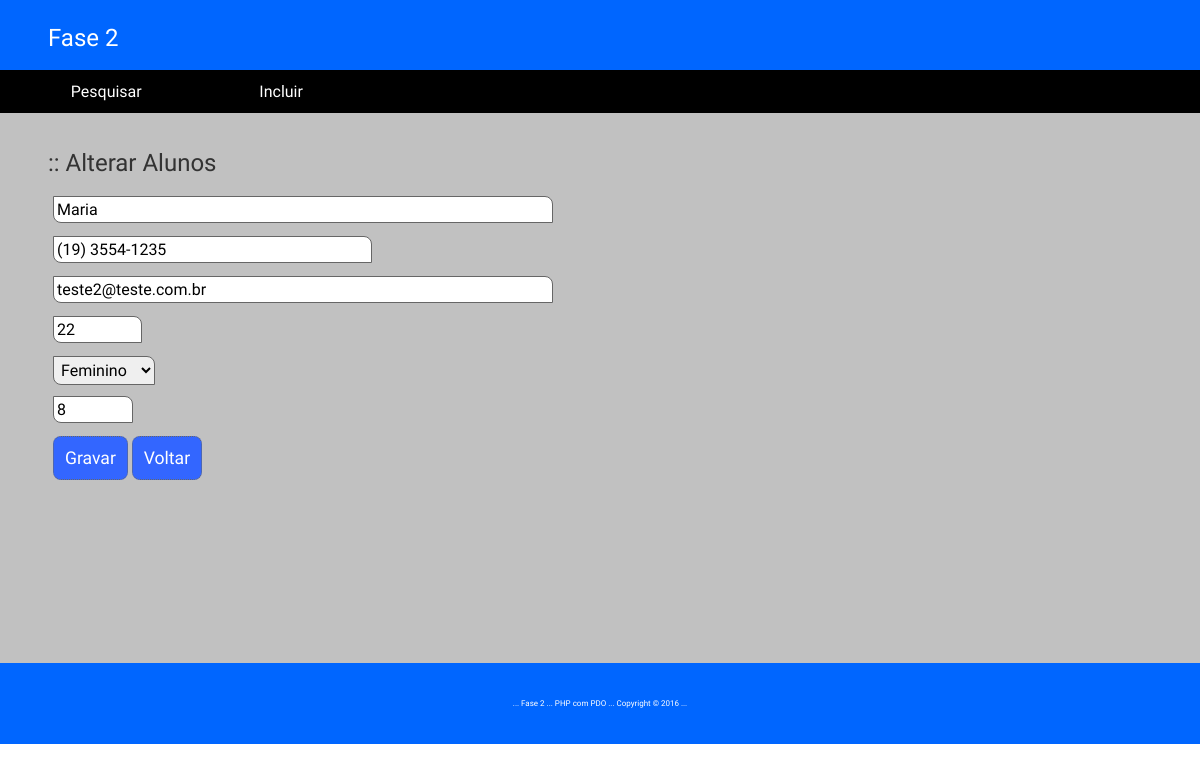
The app's page /index.php?op=ALT&cod=2 with its own data.
### tables this page shows
CREATE TABLE IF NOT EXISTS alunos (
  id int(11) NOT NULL AUTO_INCREMENT primary key,
  nome varchar(255) NOT NULL,
  fone varchar(30),
  email varchar(255),
  idade int(3),
  sexo char(1),
  nota int(11)
);

### classes/Alunos.php (called while the page is built, shortened)
<?
class Alunos {
	private $db;
	private $id;
	public function __construct(\PDO $db){
		$this->db = $db;
	}
	public function Pesquisar($tipo) {
		if ($tipo == "all") {
			$query = "SELECT * FROM alunos ORDER BY nome";
			$stmt = $this->db->query($query);
			if (!$stmt->execute()) {
				echo "<script>alert('Problemas com o a pesquisa!!!');</script>";
				return false;
			} else {
				return $stmt->fetchAll(\PDO::FETCH_ASSOC);
			}
		} elseif ($tipo == "single") {
			$query = "SELECT * FROM alunos WHERE id = :id";
			$stmt = $this->db->prepare($query);
			$stmt->bindValue(':id', $this->getId());
			if (!$stmt->execute()) {
				echo "<script>alert('Problemas com o Registro!!!');</script>";
				return false;
			} else {
				return $stmt->fetch(\PDO::FETCH_ASSOC);
			}
		} else {
			return false;
		}
	}
	public function getId()
	{
	    return $this->id;
	}
	public function setId($id)
	{
	    $this->id = $id;
	    return $this;
	}
}
?>

### index.php (the view, shortened to what this page needs)
<?php
require_once "classes/Alunos.php";
try
{
	$conexao = new \PDO("mysql:host=localhost;dbname=aula","root","");
} 	catch(\PDOExeption $e) {
		die("Problemas com a conexao - Erro : ".$e->getCode()." - ".$e->getMessage());
}
if (isset($_GET['op'])) {
	$op = $_GET['op'];
	$alunos = new Alunos($conexao);
	if ($op == 'ALT') {
		$cod = $_GET['cod'];
		$alunos->setID($cod);
		$dados = $alunos->Pesquisar('single');
	} elseif ( $op == 'EXC') {
		$cod = $_GET['cod'];
		$alunos->setID($cod);
		$alunos->Excluir();
		echo "<script>window.location.href='index.php?op=PES';</script>";
	}
} else {
	$cod = 0;
}
?>
<!DOCTYPE html>
<html lang="pt-br">
<head>
	<link rel="stylesheet" href="css/style.css" />
</head>
<body>
	<header class="myCabecalho">
		<h2>Fase 2</h2>
	</header>
	<nav class="myMenu">
		<div class="opcoes"><a href="<?=$_SERVER['PHP_SELF']?>?op=PES">Pesquisar</a></div>
		<div class="opcoes"><a href="<?=$_SERVER['PHP_SELF']?>?op=INC">Incluir</a></div>
	</nav>
	<main class="myMain">
		<?
		if (isset($_GET['op'])) {
			if ($_GET['op'] != 'PES') {
				if ($_GET['op'] == 'INC') {
					echo "<h2>:: Incluir Alunos</h2><br>";
				} elseif ($_GET['op'] == 'ALT') {
					echo "<h2>:: Alterar Alunos</h2><br>";
				}
				?>
				<form id="frm-alunos" name="frm-alunos" method="post" action="<?=$_SERVER['PHP_SELF']?>?op=<?=$op?>&cod=<?=$cod?>">
					<ul>
						<li>
							<input name="nome" id="nome" size="50" type="text" placeholder="Nome..." required autofocus value="<?=($op != 'INC' ? $dados['nome'] : "")?>" />
						</li>
						<li>
							<input name="fone" id="fone" size="30" type="text" placeholder="Fone..." value="<?=($op != 'INC' ? $dados['fone'] : "")?>" />
						</li>
						<li>
							<input name="email" id="email" size="50" type="email" placeholder="E-Mail..." required value="<?=($op != 'INC' ? $dados['email'] : "")?>" />
						</li>
						<li>
							<input name="idade" id="idade" size="5" type="number" placeholder="Idade" maxlength="3" max='150' min='1' value="<?=($op != 'INC' ? $dados['idade'] : "")?>"  />
						</li>
						<li>
							<select name="sexo" id="sexo" placeholder="Sexo" >
								<option value="F" <? if ($op != 'INC' && $dados['sexo'] == 'F') { ?> selected <? } ?> >Feminino</option>
							</select>
						</li>
						<li>
							<input name="nota" id="nota" size="3" type="number" placeholder="Nota" max='10' min='0' required value="<?=($op != 'INC' ? $dados['nota'] : "")?>" />
						</li>
						<li>
							<button class="btn" type="submit" value="654321" name="btn-grava" id="btn-grava">
								Gravar
							</button>
							<button class="btn" type="button" name="btn-voltar" id="btn-voltar" onclick="location.href='index.php?op=PES'">
								Voltar
							</button>
						</li>
					</ul>
				</form>
			<? } } ?>
	</main>
	<footer class="myRodape">
		<div class="copy">... Fase 2 ... PHP com PDO ... Copyright &copy; 2016 ...</div>
	</footer>
</body>
</html>

### css/style.css (style rules this page uses)
* { margin: 0; padding: 0; font-size:100%; font-family: 'Droid Sans', sans-serif; font-weight:normal; box-sizing:border-box; border:none; outline:none; }
ul { list-style:none; }
a { text-decoration:none; }
h2 { font-size: 1.5em; color: #333; }
.myCabecalho { width: 100%; float: left; height: 70px; padding: 2% 4%; background-color: #06F; color: #fff; }
.myCabecalho h2 { font-size: 1.5em; color: #fff; }
.myMenu { width: 100%; float: left; height: auto; padding: 1%; background-color: #000; color: #fff; display: block; }
.myMenu .opcoes { width: auto; padding-left: 5%; padding-right: 5%; float: left; }
.myMenu .opcoes a { text-decoration: none; color: #fff; }
.myMain { width: 100%; float: left; min-height: 550px; height: 100%; padding: 3% 4%; background-color: #c1c1c1; }
.myMain ul { width: 100%; float: left; }
.myMain ul li { width:100%; padding: 0 5px 0 5px; height: 30px; float: left; margin-bottom: 10px; }
.myMain input, select { padding: 3px; border:1px groove #666; border-radius: 0 8px; }
.myRodape { width: 100%; float: left; height: auto; padding: 3% 4%; background-color: #06F; color:#fff; }
.myRodape .copy { position: relative; width: 100%; bottom: 0px; text-align: center; font-size: 0.5em; }
.btn { width: auto; padding: 1% 1%; background-color: #36F; color: #fff; border: 1px dotted #666; border-radius: 8px; font-size: 1.1em; }

### records on screen
alunos: nome "Maria", fone "(19) 3554-1235", email "teste2@teste.com.br", idade "22", sexo "Feminino", nota "8"
